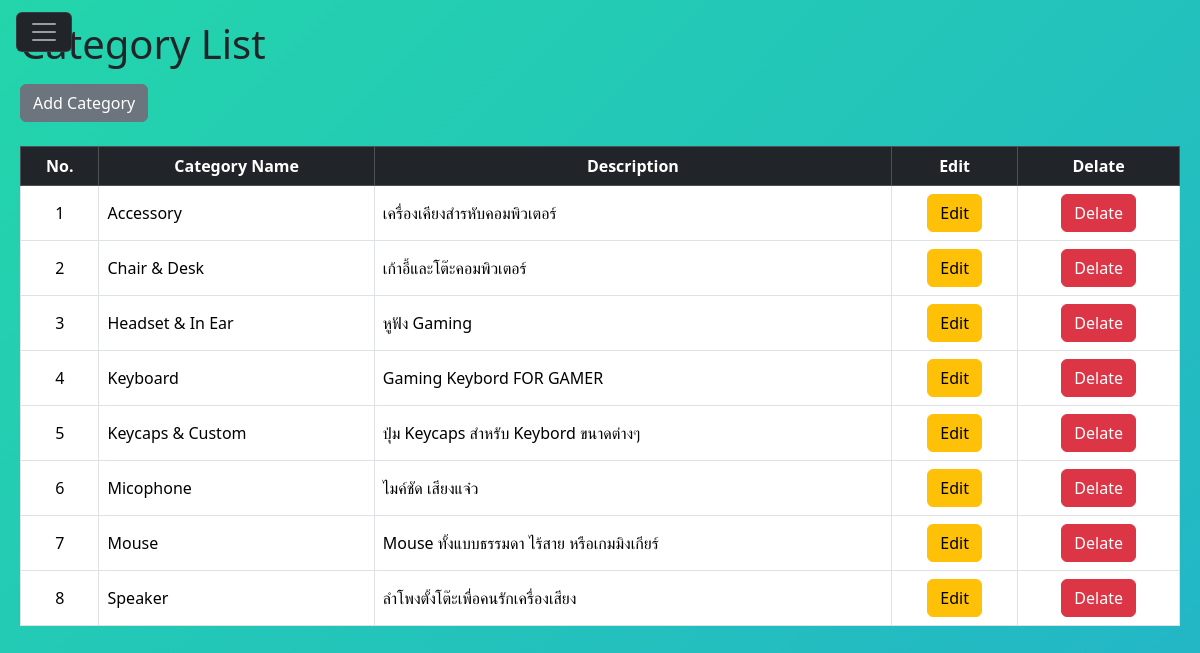
The app's page /a_Interface/category/view_category.php (signed in) with its own data.
### tables this page shows
CREATE TABLE `category` (
  `category_id` int(10) NOT NULL,
  `category_name` varchar(255) NOT NULL,
  `description` text DEFAULT NULL
);

### a_Interface/category/view_category.php (the view, shortened to what this page needs)
<?php
    require_once '../main/a_headbar.php';
    require_once '../../config/db.php';
?>
<!DOCTYPE html>
<html lang="en">
<head>
    <link rel="stylesheet" href="../../CSS/bg.css">
    <link rel="stylesheet" href="../../CSS/table.css">
</head>
<body>
    <div class="container-table">
        <h1>Category List</h1>
        <button class="btn btn-secondary mb-4 mt-2" type="button" data-bs-toggle="offcanvas" data-bs-target="#offcanvasBottom" aria-controls="offcanvasBottom">Add Category</button>
        <table class="table table-bordered table-hover align-middle">
            <thead class="table-dark text-center">
                <tr>
                    <th>No.</th>
                    <th>Category Name</th>
                    <th>Description</th>
                    <th>Edit</th>
                    <th>Delate</th>
                </tr>
            </thead>
            <tbody>
                <?php
                $sql = "SELECT * FROM category ORDER BY category_name";
                $result = $conn->query($sql);
                if ($result->rowCount() > 0) {
                    $i=1;
                    while ($row = $result->fetch(PDO::FETCH_ASSOC)) {
                        echo '<tr>';
                        echo '<td class="text-center">' . $i . '</td>';
                        echo '<td>' . $row['category_name'] . '</td>';
                        echo '<td>' . $row['description'] . '</td>';
                        echo '<td class="text-center">';
                        echo "<a class='btn btn-warning' href='edit.php?category_id=" . $row["category_id"] . "'>Edit";
                        echo '<td class="text-center">';
                        echo "<a class='btn btn-danger' href='delete.php?category_id=" . $row["category_id"] . "' onclick='return confirm(\"แน่ใจหรือไม่ว่าต้องการลบข้อมูลนี้?\")'>Delate ";
                        echo "</td>";
                        echo '</tr>';
                        $i++;
                    }
                } else {
                    echo '<tr><td colspan="5">ไม่พบข้อมูลในตาราง category.</td></tr>';
                }
                ?>
            </tbody>
        </table>
    </div>
</body>
</html>

### CSS/bg.css (style rules this page uses)
html, body { width: 100%; height:100%; }
body { background: linear-gradient(-45deg, #ee7752, #e73c7e, #23a6d5, #23d5ab); background-size: 400% 400%; animation: gradient 15s ease infinite; }

### CSS/table.css (style rules this page uses)
.container-table { width: 100%; max-width: 1400px; margin: 0 auto; padding: 20px; }

### records on screen
category: category_name "Accessory", description "เครื่องเคียงสำรหับคอมพิวเตอร์"
category: category_name "Chair & Desk", description "เก้าอี้และโต๊ะคอมพิวเตอร์"
category: category_name "Headset & In Ear", description "หูฟัง Gaming"
category: category_name "Keyboard", description "Gaming Keybord FOR GAMER"
category: category_name "Keycaps & Custom", description "ปุ่ม Keycaps สำหรับ Keybord ขนาดต่างๆ"
category: category_name "Micophone", description "ไมค์ชัด เสียงแจ๋ว"
category: category_name "Mouse", description "Mouse ทั้งแบบธรรมดา ไร้สาย หรือเกมมิงเกียร์"
category: category_name "Speaker", description "ลำโพงตั้งโต๊ะเพื่อคนรักเครื่องเสียง"
